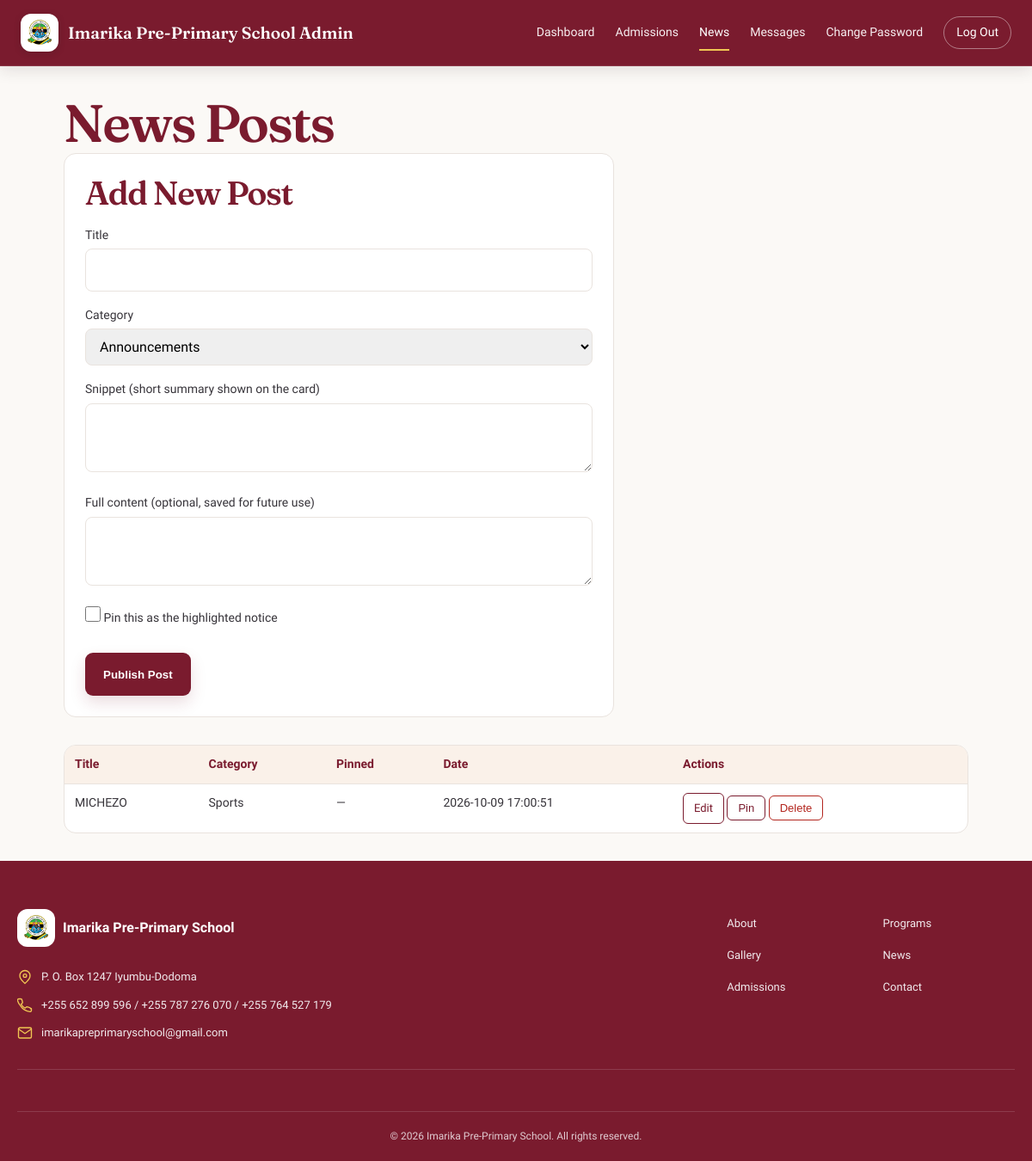
Screenshot of /admin/news.php (signed in) with the database file from the repository.
### tables this page shows
CREATE TABLE `news` (
  `id` int(11) NOT NULL,
  `title` varchar(255) NOT NULL,
  `category` enum('Announcements','Events','Sports','Academic Results') NOT NULL,
  `snippet` varchar(300) NOT NULL,
  `content` text DEFAULT NULL,
  `pinned` tinyint(1) NOT NULL DEFAULT 0,
  `created_at` datetime NOT NULL DEFAULT current_timestamp()
);

### admin/news.php (the view, shortened to what this page needs)
<?php
$pdo = getDbConnection();
$categories = ['Announcements', 'Events', 'Sports', 'Academic Results'];
$rows = $pdo !== null ? $pdo->query('SELECT * FROM news ORDER BY pinned DESC, created_at DESC')->fetchAll(PDO::FETCH_ASSOC) : [];
?>
<!DOCTYPE html>
<html lang="en">
<head>
  <link rel="stylesheet" href="../styles.css">
  <link rel="stylesheet" href="admin.css?v=20261015-logo">
</head>
<body>
  <?php require __DIR__ . '/includes/admin-nav.php'; ?>
  <main class="admin-main">
    <h1>News Posts</h1>
    <div class="admin-form-card">
      <h2>Add New Post</h2>
      <form method="POST">
        <label for="title">Title</label>
        <input type="text" id="title" name="title" required>
        <label for="category">Category</label>
        <select id="category" name="category" required>
          <?php foreach ($categories as $c): ?><option value="<?= $c ?>"><?= $c ?></option><?php endforeach; ?>
        </select>
        <label for="snippet">Snippet (short summary shown on the card)</label>
        <textarea id="snippet" name="snippet" required></textarea>
        <label for="content">Full content (optional, saved for future use)</label>
        <textarea id="content" name="content"></textarea>
        <label class="admin-checkbox"><input type="checkbox" name="pinned" value="1"> Pin this as the highlighted notice</label>
        <button type="submit" name="add_post" value="1" class="btn-primary">Publish Post</button>
      </form>
    </div>
    <?php if (!$rows): ?>
      <p>No news posts yet.</p>
    <?php else: ?>
    <div class="admin-table-wrap">
      <table class="admin-table">
        <thead><tr><th>Title</th><th>Category</th><th>Pinned</th><th>Date</th><th>Actions</th></tr></thead>
        <tbody>
        <?php foreach ($rows as $r): ?>
          <tr>
            <td><?= htmlspecialchars($r['title']) ?></td>
            <td><?= htmlspecialchars($r['category']) ?></td>
            <td><?= $r['pinned'] ? 'Yes' : '—' ?></td>
            <td><?= htmlspecialchars($r['created_at']) ?></td>
            <td>
              <a href="news-edit.php?id=<?= (int) $r['id'] ?>" class="admin-btn-sm" style="text-decoration:none;display:inline-block">Edit</a>
              <?php if (!$r['pinned']): ?>
              <form method="POST" class="admin-inline-form">
                <button type="submit" class="admin-btn-sm">Pin</button>
              </form>
              <?php endif; ?>
              <form method="POST" class="admin-inline-form" onsubmit="return confirm('Delete this post?');">
                <button type="submit" class="admin-btn-sm admin-btn-danger">Delete</button>
              </form>
            </td>
          </tr>
        <?php endforeach; ?>
        </tbody>
      </table>
    </div>
    <?php endif; ?>
  </main>
  <?php require __DIR__ . '/includes/admin-footer.php'; ?>
</body>
</html>

### styles.css (style rules this page uses)
:root { --color-maroon: #7A1B2E; --color-royal-blue: #1B4FA0; --color-sky-blue: #3FA9DC; --color-gold: #F5C518; --color-white: #FFFFFF; --color-ink: #211417; --color-paper: #FFFBF6; --color-sage: #8FAE8B; --color-peach: #F3C6A3; --font-heading: 'Fraunces', serif; --font-body: 'Work Sans', sans-serif; --h1-size: 46px; --h2-size: 30px; --h3-size: 20px; --body-size: 16px; --small-size: 14px; --lede-size: 19px; --space-1: 8px; --space-2: 16px; --space-3: 24px; --space-4: 32px; --space-5: 40px; --space-6: 48px; --max-width: 1200px; --radius: 8px; --border-color: #e3d9db; }
* { box-sizing: border-box; margin: 0; padding: 0; }
html { scroll-behavior: smooth; }
body { font-family: var(--font-body); font-size: var(--body-size); color: var(--color-ink); background: var(--color-paper); line-height: 1.6; }
h1, h2, h3 { font-family: var(--font-heading); font-weight: 600; color: var(--color-maroon); line-height: 1.15; }
h1 { font-size: var(--h1-size); max-width: 15ch; }
h2 { font-size: var(--h2-size); max-width: 22ch; }
a { color: var(--color-royal-blue); text-decoration: none; transition: color 140ms ease; }
.btn-primary { display: inline-block; background: var(--color-maroon); color: var(--color-white); padding: var(--space-2) var(--space-3); border-radius: var(--radius); font-weight: 500; border: none; cursor: pointer; transition: background-color 160ms ease, transform 160ms ease; }
:root { --color-maroon: #7A1B2E; --color-royal-blue: #244b7b; --color-sky-blue: #4a9ec7; --color-gold: #f0c653; --color-ink: #262329; --color-paper: #fbf9f6; --color-sage: #eaf0e9; --color-peach: #f6eee5; --border-color: #e9e3de; --max-width: 1240px; --radius: 14px; }
body { background: #fff; color: #37343a; line-height: 1.7; -webkit-font-smoothing: antialiased; }
h1, h2, h3 { color: var(--color-maroon); letter-spacing: -0.035em; line-height: 1.12; }
h1 { font-size: clamp(2.6rem, 5.1vw, 4.55rem); }
h2 { font-size: clamp(1.9rem, 3.2vw, 2.8rem); }
.btn-primary, .btn-secondary { min-height: 50px; padding: 13px 21px; border-radius: 9px; font-weight: 600; transition: transform 180ms ease, background-color 180ms ease, box-shadow 180ms ease; }
.btn-primary { box-shadow: 0 8px 18px rgba(122, 27, 46, 0.15); }

### admin/admin.css (style rules this page uses)
body { background: var(--color-paper); }
body:not(.admin-login-body) { min-height: 100vh; display: flex; flex-direction: column; }
.admin-main { width: 100%; max-width: 1100px; margin: 0 auto; padding: var(--space-4) var(--space-3); flex: 1; }
.admin-table-wrap { overflow-x: auto; background: var(--color-white); border: 1px solid var(--border-color); border-radius: var(--radius); }
.admin-table { width: 100%; border-collapse: collapse; font-size: var(--small-size); }
.admin-table th, .admin-table td { padding: 10px 12px; border-bottom: 1px solid var(--border-color); text-align: left; vertical-align: top; }
.admin-table th { background: #FAF1E9; color: var(--color-maroon); font-weight: 600; white-space: nowrap; }
.admin-table tr:last-child td { border-bottom: none; }
.admin-inline-form { display: inline-flex; gap: 6px; align-items: center; margin: 2px 0; }
.admin-btn-sm { font-size: 13px; padding: 6px 12px; border-radius: 6px; border: 1px solid var(--color-maroon); background: var(--color-white); color: var(--color-maroon); cursor: pointer; }
.admin-btn-danger { border-color: #b3261e; color: #b3261e; }
.admin-form-card { background: var(--color-white); border: 1px solid var(--border-color); border-radius: var(--radius); padding: var(--space-3); margin-bottom: var(--space-4); max-width: 640px; }
.admin-form-card label { display: block; font-weight: 500; font-size: var(--small-size); margin: var(--space-2) 0 4px; }
.admin-form-card input[type=text], .admin-form-card select, .admin-form-card textarea { width: 100%; padding: 10px 12px; border: 1px solid var(--border-color); border-radius: 8px; font: inherit; }
.admin-form-card textarea { min-height: 80px; resize: vertical; }
.admin-checkbox { display: flex; align-items: center; gap: 8px; font-weight: 400; }
.admin-checkbox input { width: 18px; height: 18px; accent-color: var(--color-maroon); }
.admin-form-card button { margin-top: var(--space-3); }

### rows the page displays
news: title "MICHEZO", category "Sports", created_at "2026-10-09 17:00:51"

### other values shown
form field category "Announcements"
